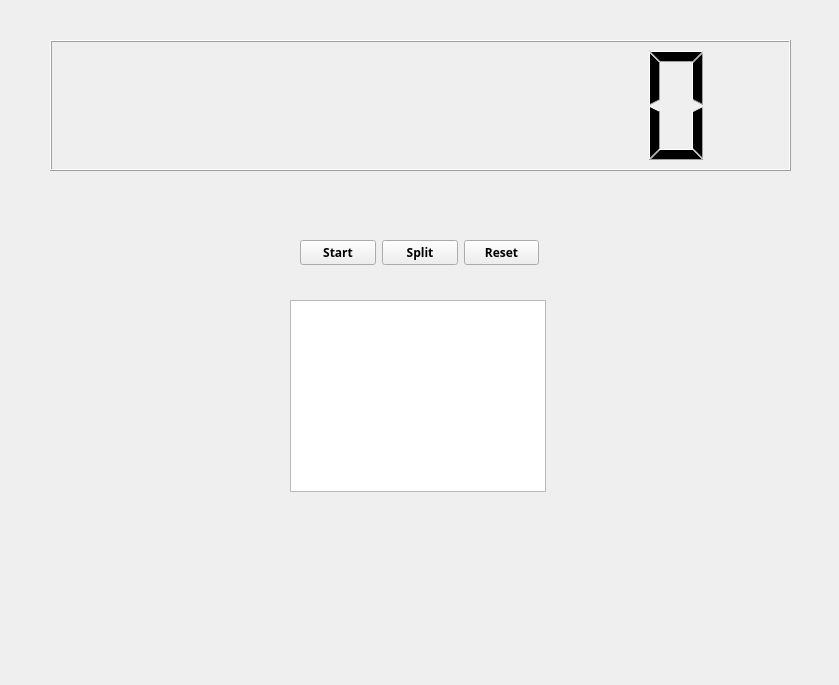
<?xml version="1.0" encoding="UTF-8"?>
<ui version="4.0">
 <class>MainWindow</class>
 <widget class="QMainWindow" name="MainWindow">
  <property name="geometry">
   <rect>
    <x>0</x>
    <y>0</y>
    <width>839</width>
    <height>685</height>
   </rect>
  </property>
  <property name="windowTitle">
   <string>MainWindow</string>
  </property>
  <property name="tabShape">
   <enum>QTabWidget::Rounded</enum>
  </property>
  <widget class="QWidget" name="centralwidget">
   <widget class="QLCDNumber" name="Timer">
    <property name="enabled">
     <bool>true</bool>
    </property>
    <property name="geometry">
     <rect>
      <x>50</x>
      <y>40</y>
      <width>741</width>
      <height>131</height>
     </rect>
    </property>
    <property name="font">
     <font>
      <family>Segoe UI</family>
     </font>
    </property>
    <property name="cursor">
     <cursorShape>ArrowCursor</cursorShape>
    </property>
    <property name="smallDecimalPoint">
     <bool>false</bool>
    </property>
    <property name="digitCount">
     <number>9</number>
    </property>
   </widget>
   <widget class="QListWidget" name="LapList">
    <property name="geometry">
     <rect>
      <x>290</x>
      <y>300</y>
      <width>256</width>
      <height>192</height>
     </rect>
    </property>
    <property name="flow">
     <enum>QListView::LeftToRight</enum>
    </property>
    <property name="layoutMode">
     <enum>QListView::SinglePass</enum>
    </property>
    <property name="uniformItemSizes">
     <bool>false</bool>
    </property>
    <property name="currentRow">
     <number>-1</number>
    </property>
   </widget>
   <widget class="QWidget" name="">
    <property name="geometry">
     <rect>
      <x>300</x>
      <y>240</y>
      <width>239</width>
      <height>25</height>
     </rect>
    </property>
    <layout class="QHBoxLayout" name="horizontalLayout">
     <item>
      <widget class="QPushButton" name="StartButton">
       <property name="font">
        <font>
         <family>Segoe UI Black</family>
         <weight>75</weight>
         <bold>true</bold>
        </font>
       </property>
       <property name="text">
        <string>Start</string>
       </property>
      </widget>
     </item>
     <item>
      <widget class="QPushButton" name="LapButton">
       <property name="font">
        <font>
         <family>Segoe UI Black</family>
         <weight>75</weight>
         <bold>true</bold>
        </font>
       </property>
       <property name="text">
        <string>Split</string>
       </property>
      </widget>
     </item>
     <item>
      <widget class="QPushButton" name="ResetButton">
       <property name="font">
        <font>
         <family>Segoe UI Black</family>
         <weight>75</weight>
         <bold>true</bold>
        </font>
       </property>
       <property name="text">
        <string>Reset</string>
       </property>
      </widget>
     </item>
    </layout>
   </widget>
  </widget>
 </widget>
 <resources/>
 <connections/>
</ui>
